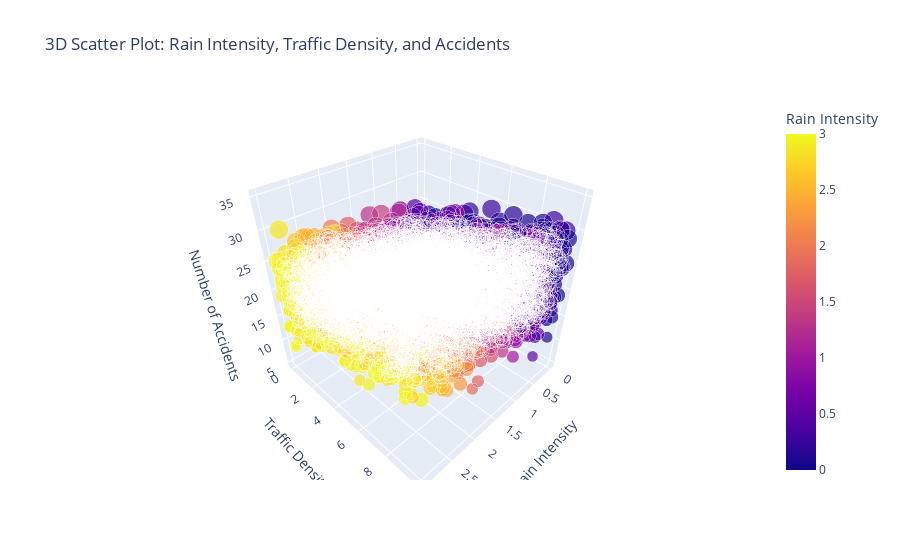

Notebook source saved alongside this figure:
### Code cell
# 3D Scatter Plot using plotly
fig = px.scatter_3d(df, x="rain_intensity", y="traffic_density", z="accidents",
                    title="3D Scatter Plot: Rain Intensity, Traffic Density, and Accidents",
                    labels={
                        "rain_intensity": "Rain Intensity",
                        "traffic_density": "Traffic Density",
                        "accidents": "Number of Accidents"
                    },
                    color="rain_intensity", 
                    size="accidents",
                    template="plotly")
fig.show()

### Figure 1 — Plotly figure (JSON) as saved in the notebook; plotly's stock layout.template omitted (floating-point values rounded to 4 significant figures; data arrays with more than 128 entries replaced by an {"elided": "..."} marker saying what was removed)
{"data": [{"hovertemplate": "Rain Intensity=%{marker.color}<br>Traffic Density=%{y}<br>Number of Accidents=%{marker.size}<extra></extra>", "legendgroup": "", "marker": {"color": {"elided": "8756 float values"}, "coloraxis": "coloraxis", "size": {"elided": "8756 int values"}, "sizemode": "area", "sizeref": 0.0875, "symbol": "circle"}, "mode": "markers", "name": "", "scene": "scene", "showlegend": false, "type": "scatter3d", "x": {"elided": "8756 float values"}, "y": {"elided": "8756 float values"}, "z": {"elided": "8756 int values"}}], "layout": {"coloraxis": {"colorbar": {"title": {"text": "Rain Intensity"}}, "colorscale": [[0, "#0d0887"], [0.1111, "#46039f"], [0.2222, "#7201a8"], [0.3333, "#9c179e"], [0.4444, "#bd3786"], [0.5556, "#d8576b"], [0.6667, "#ed7953"], [0.7778, "#fb9f3a"], [0.8889, "#fdca26"], [1, "#f0f921"]]}, "legend": {"itemsizing": "constant", "tracegroupgap": 0}, "scene": {"domain": {"x": [0, 1], "y": [0, 1]}, "xaxis": {"title": {"text": "Rain Intensity"}}, "yaxis": {"title": {"text": "Traffic Density"}}, "zaxis": {"title": {"text": "Number of Accidents"}}}, "title": {"text": "3D Scatter Plot: Rain Intensity, Traffic Density, and Accidents"}}}
